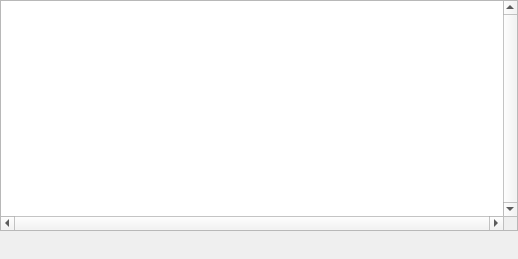
<?xml version="1.0" encoding="UTF-8"?>
<ui version="4.0">
 <author>
SPDX-FileCopyrightText: 2024 S. MANKOWSKI stephane@mankowski.fr
SPDX-FileCopyrightText: 2024 G. DE BURE support@mankowski.fr
SPDX-License-Identifier: GPL-3.0-or-later
 </author>      
 <class>skggraphicview_base</class>
 <widget class="QWidget" name="skggraphicview_base">
  <property name="geometry">
   <rect>
    <x>0</x>
    <y>0</y>
    <width>518</width>
    <height>259</height>
   </rect>
  </property>
  <layout class="QVBoxLayout" name="verticalLayout">
   <property name="spacing">
    <number>2</number>
   </property>
   <property name="leftMargin">
    <number>0</number>
   </property>
   <property name="topMargin">
    <number>0</number>
   </property>
   <property name="rightMargin">
    <number>0</number>
   </property>
   <property name="bottomMargin">
    <number>0</number>
   </property>
   <item>
    <widget class="QGraphicsView" name="kGraphicsView">
     <property name="verticalScrollBarPolicy">
      <enum>Qt::ScrollBarAlwaysOn</enum>
     </property>
     <property name="horizontalScrollBarPolicy">
      <enum>Qt::ScrollBarAlwaysOn</enum>
     </property>
     <property name="dragMode">
      <enum>QGraphicsView::ScrollHandDrag</enum>
     </property>
    </widget>
   </item>
   <item>
    <widget class="QFrame" name="toolBar">
     <layout class="QHBoxLayout" name="layout">
      <property name="spacing">
       <number>2</number>
      </property>
      <property name="leftMargin">
       <number>0</number>
      </property>
      <property name="topMargin">
       <number>0</number>
      </property>
      <property name="rightMargin">
       <number>0</number>
      </property>
      <property name="bottomMargin">
       <number>0</number>
      </property>
      <item>
       <widget class="QToolButton" name="kPrint">
        <property name="toolTip">
         <string>Print the graph</string>
        </property>
        <property name="statusTip">
         <string>Print the graph</string>
        </property>
        <property name="autoRaise">
         <bool>true</bool>
        </property>
       </widget>
      </item>
      <item>
       <widget class="QToolButton" name="kCopy">
        <property name="toolTip">
         <string>Copy picture</string>
        </property>
        <property name="statusTip">
         <string>Copy picture</string>
        </property>
        <property name="autoRaise">
         <bool>true</bool>
        </property>
       </widget>
      </item>
      <item>
       <spacer name="horizontalSpacer">
        <property name="orientation">
         <enum>Qt::Horizontal</enum>
        </property>
        <property name="sizeType">
         <enum>QSizePolicy::Expanding</enum>
        </property>
        <property name="sizeHint" stdset="0">
         <size>
          <width>0</width>
          <height>26</height>
         </size>
        </property>
       </spacer>
      </item>
      <item>
       <spacer name="horizontalSpacer_2">
        <property name="orientation">
         <enum>Qt::Horizontal</enum>
        </property>
        <property name="sizeHint" stdset="0">
         <size>
          <width>40</width>
          <height>20</height>
         </size>
        </property>
       </spacer>
      </item>
      <item>
       <widget class="SKGZoomSelector" name="kZoom">
        <property name="maximumSize">
         <size>
          <width>200</width>
          <height>16777215</height>
         </size>
        </property>
        <property name="value">
         <number>-10</number>
        </property>
        <property name="resetValue">
         <number>-10</number>
        </property>
       </widget>
      </item>
     </layout>
    </widget>
   </item>
  </layout>
 </widget>
 <customwidgets>
  <customwidget>
   <class>SKGZoomSelector</class>
   <extends>QWidget</extends>
   <header>skgzoomselector.h</header>
  </customwidget>
 </customwidgets>
 <tabstops>
  <tabstop>kGraphicsView</tabstop>
 </tabstops>
 <resources/>
 <connections/>
 <slots>
  <slot>onZoomIn()</slot>
  <slot>onZoomOut()</slot>
  <slot>onZoomOriginal()</slot>
  <slot>onZoom()</slot>
  <slot>onPrint()</slot>
  <slot>onCopy()</slot>
 </slots>
</ui>
